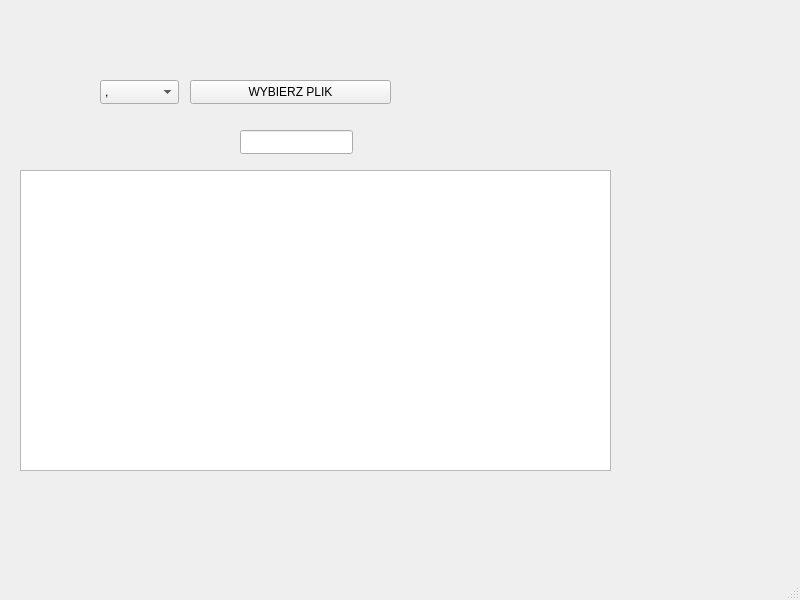
<?xml version="1.0" encoding="UTF-8"?>
<ui version="4.0">
 <class>MainWindow</class>
 <widget class="QMainWindow" name="MainWindow">
  <property name="geometry">
   <rect>
    <x>0</x>
    <y>0</y>
    <width>800</width>
    <height>600</height>
   </rect>
  </property>
  <property name="windowTitle">
   <string>MainWindow</string>
  </property>
  <widget class="QWidget" name="centralwidget">
   <widget class="QPushButton" name="pushButton">
    <property name="geometry">
     <rect>
      <x>190</x>
      <y>80</y>
      <width>201</width>
      <height>24</height>
     </rect>
    </property>
    <property name="text">
     <string>WYBIERZ PLIK</string>
    </property>
   </widget>
   <widget class="QLineEdit" name="lineEdit">
    <property name="geometry">
     <rect>
      <x>240</x>
      <y>130</y>
      <width>113</width>
      <height>24</height>
     </rect>
    </property>
   </widget>
   <widget class="QComboBox" name="comboBox">
    <property name="geometry">
     <rect>
      <x>100</x>
      <y>80</y>
      <width>79</width>
      <height>24</height>
     </rect>
    </property>
    <item>
     <property name="text">
      <string>,</string>
     </property>
    </item>
    <item>
     <property name="text">
      <string>;</string>
     </property>
    </item>
    <item>
     <property name="text">
      <string>/</string>
     </property>
    </item>
    <item>
     <property name="text">
      <string>|</string>
     </property>
    </item>
   </widget>
   <widget class="QTableWidget" name="tableWidget">
    <property name="geometry">
     <rect>
      <x>20</x>
      <y>170</y>
      <width>591</width>
      <height>301</height>
     </rect>
    </property>
   </widget>
  </widget>
  <widget class="QMenuBar" name="menubar">
   <property name="geometry">
    <rect>
     <x>0</x>
     <y>0</y>
     <width>800</width>
     <height>21</height>
    </rect>
   </property>
  </widget>
  <widget class="QStatusBar" name="statusbar"/>
 </widget>
 <resources/>
 <connections/>
</ui>
